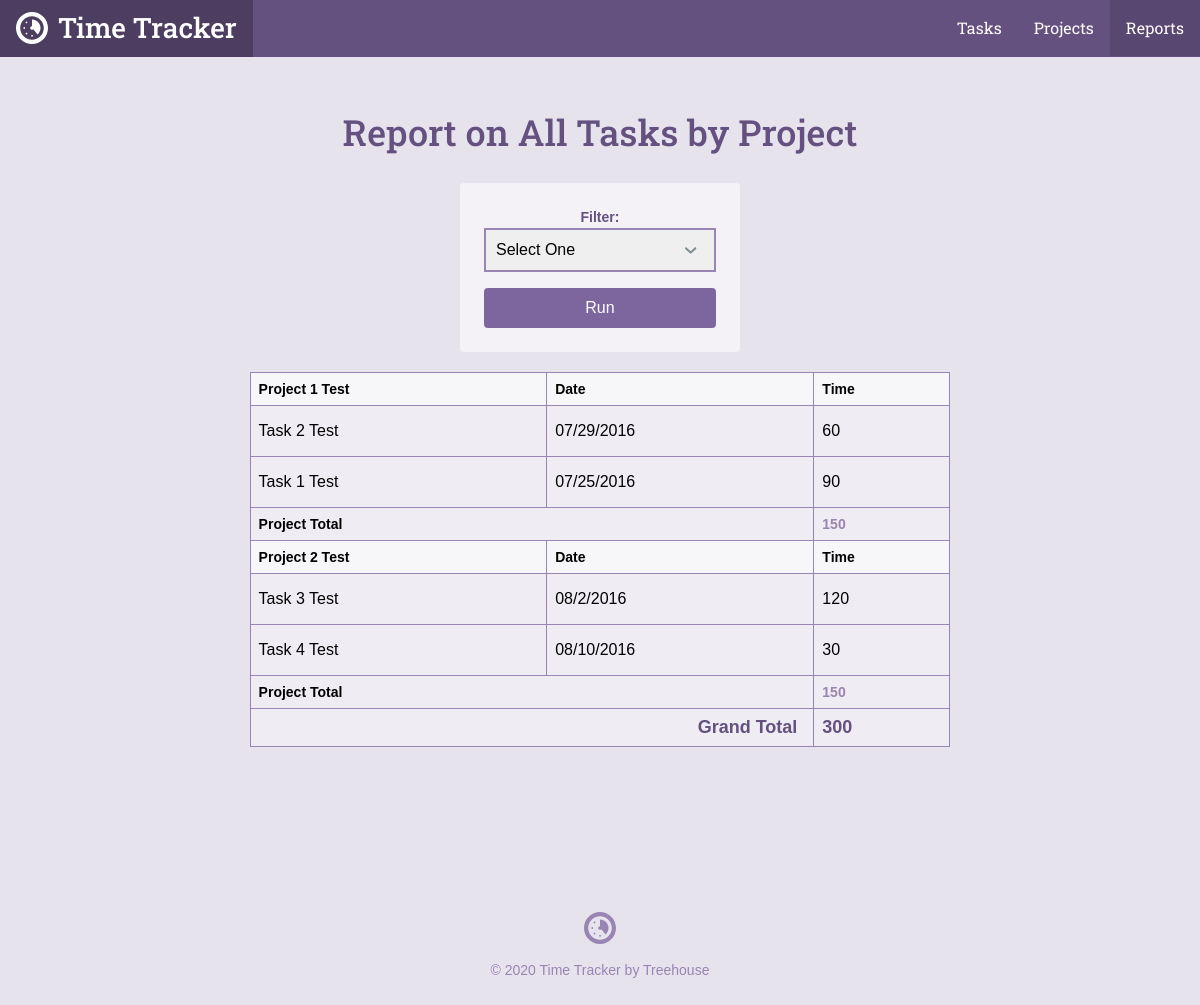
The app's page /reports.php, older data.
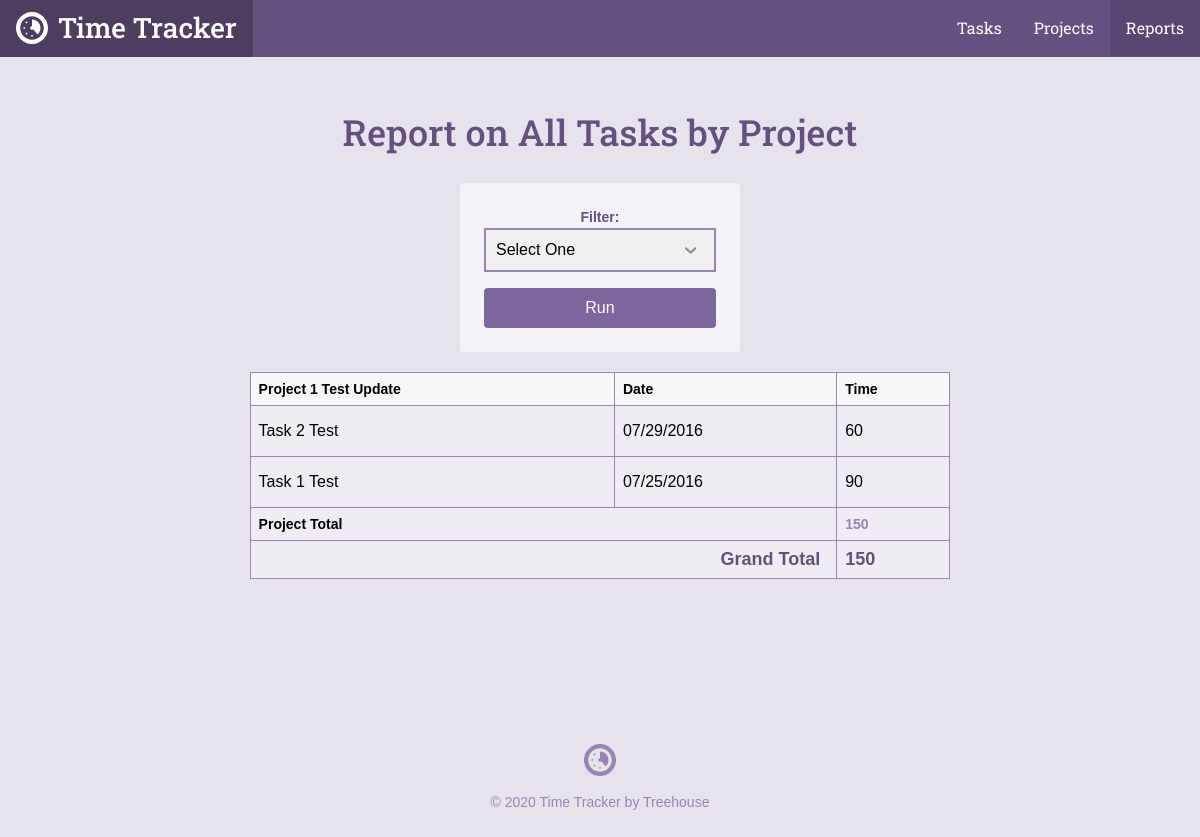
The same page, newer data.
### tables this page shows
CREATE TABLE `tasks` (
	`task_id`	INTEGER PRIMARY KEY AUTOINCREMENT,
	`project_id`	INTEGER,
	`title`	TEXT,
	`date`	INTEGER NOT NULL,
	`time`	TEXT NOT NULL
);

CREATE TABLE `projects` (
	`project_id`	INTEGER PRIMARY KEY AUTOINCREMENT,
	`title`	TEXT NOT NULL,
	`category`	TEXT NOT NULL
);

### inc/functions.php (called while the page is built, shortened)
<?php
function get_task_list($filter = null){
    include 'connection.php';
    $sql = 'SELECT tasks.*, projects.title as project FROM tasks'
        . ' JOIN projects ON tasks.project_id = projects.project_id';
    $where ='';
    $orderBy = ' ORDER BY date DESC';
    if($filter){
        $orderBy = ' ORDER BY projects.title ASC, date DESC';
    }
    try {
    $results = $db->prepare($sql . $where . $orderBy);
    $results->execute();
    } catch (Exception $e){
        echo "Error!: " . $e->getMessage() . "</br>";
        return array();
    }
    return $results->fetchAll(PDO::FETCH_ASSOC);
}

### reports.php (the view, shortened to what this page needs)
<?php
require 'inc/functions.php';
$filter = 'all';
include 'inc/header.php';
?>
<div class="col-container page-container">
    <div class="col col-70-md col-60-lg col-center">
        <div class="col-container">
            <h1 class='actions-header'>Report on
            <?php if(!is_array($filter)){
                echo "All Tasks by Project";
            }
            ?> </h1>
            <form class='form-container form-report' action='reports.php' method='get'>
                <label for='filter'>Filter: </label>
                <select id='filter' name='filter'>
                    <option value=''>Select One</option>
                </select>
                <input class="button" type="submit" value="Run" />
        </div>
        <div class="section page">
            <div class="wrapper">
                <table>
                <?php
                $total = $project_id = $project_total = 0;
                $tasks = get_task_list($filter);
                foreach($tasks as $item){
                    if($project_id != $item['project_id']){
                        $project_id = $item['project_id'];
                        echo "<thead>\n";
                        echo "<tr>\n";
                        echo "<th>" . $item['project'] . "</th>\n";
                        echo "<th>Date</th>\n";
                        echo "<th>Time</th>\n";
                        echo "</tr>\n";
                        echo "</thead>\n";
                    }
                    $total += $item['time'];
                    $project_total += $item['time'];
                    echo "<tr> \n";
                    echo "<td>" . $item['title'] . "</td> \n";
                    echo "<td>" . $item['date'] . "</td> \n";
                    echo "<td>" . $item['time'] . "</td> \n";
                    echo "</tr>\n";
                    if(next($tasks)['project_id'] != $item['project_id']) {
                        echo "<tr>\n";
                        echo "<th class='proejct-total-label' colspan=
                        '2'>Project Total </th>\n";
                        echo "<th class ='project-total-number'>$project_total</th>\n";
                        echo "</tr>\n";
                        $project_total = 0;
                    }
                }
                ?>
                    <tr>
                        <th class='grand-total-label' colspan='2'>Grand Total</th>
                        <th class='grand-total-number'><?php echo $total; ?></th>
                    </tr>
                </table>
            </div>
        </div>
    </div>
</div>
<?php include "inc/footer.php"; ?>

Row changes from the older to the newer data that the page shows:
no longer on this page (row unchanged): tasks: project.title "Project 2 Test", title "Task 3 Test", date "08/2/2016", time "120"
no longer on this page (row unchanged): tasks: title "Task 4 Test", date "08/10/2016", time "30", project_total "150"
changed through a linked row, tasks "Task 2 Test": project.title "Project 1 Test" → "Project 1 Test Update"
Text that changed along with them:
$total: "300" → "150"
